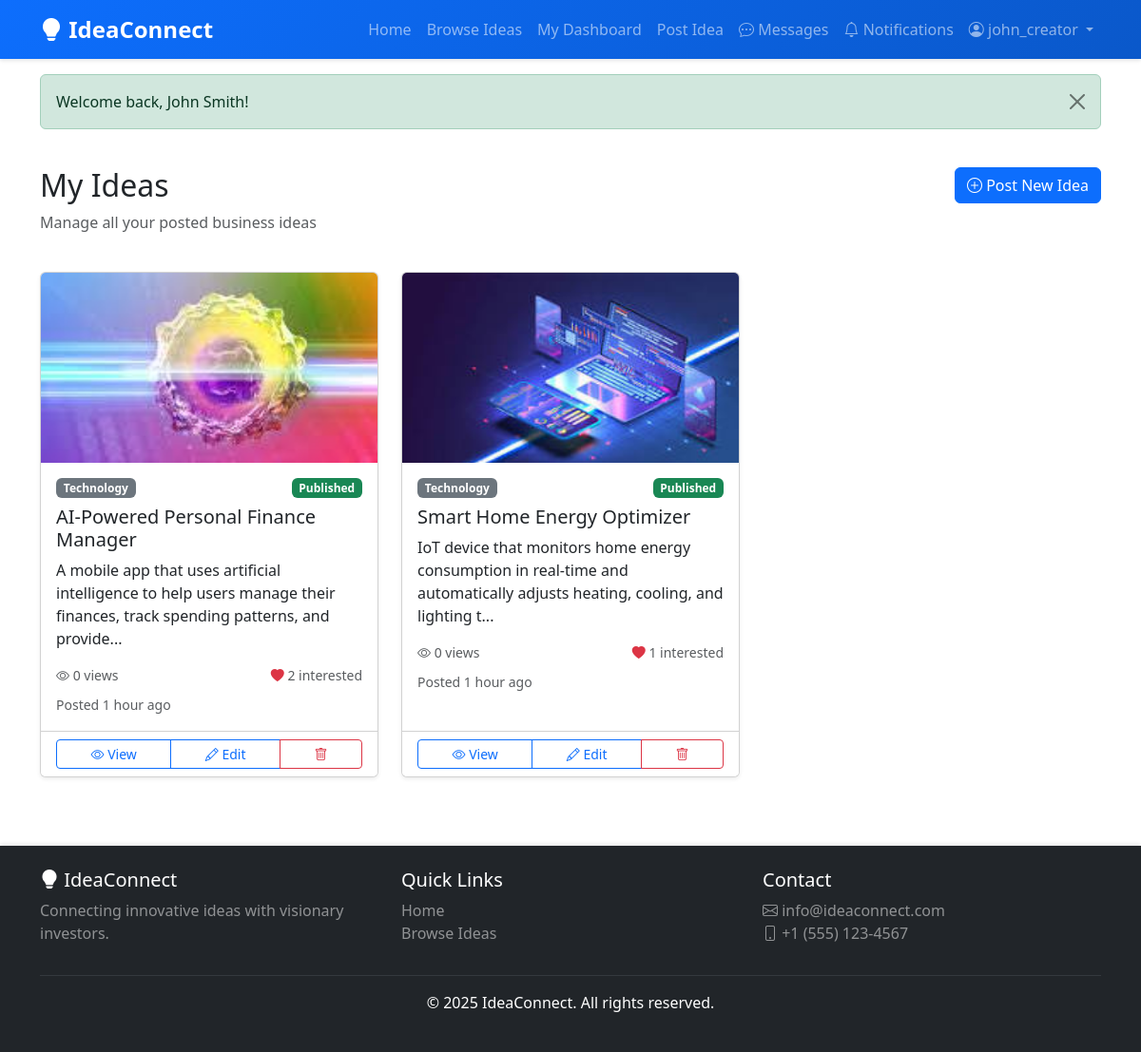
Screenshot of /pages/creator/my-ideas.php (signed in) with the database file from the repository.
### tables this page shows
CREATE TABLE ideas (
    id INT PRIMARY KEY AUTO_INCREMENT,
    user_id INT NOT NULL,
    title VARCHAR(200) NOT NULL,
    description TEXT NOT NULL,
    category VARCHAR(50) NOT NULL,
    status ENUM('draft', 'published', 'archived') DEFAULT 'published',
    views INT DEFAULT 0,
    created_at TIMESTAMP DEFAULT CURRENT_TIMESTAMP,
    updated_at TIMESTAMP DEFAULT CURRENT_TIMESTAMP ON UPDATE CURRENT_TIMESTAMP,
    FOREIGN KEY (user_id) REFERENCES users(id) ON DELETE CASCADE,
    INDEX idx_user_id (user_id),
    INDEX idx_category (category),
    INDEX idx_status (status),
    INDEX idx_created_at (created_at)
);

### config/config.php (called while the page is built, shortened)
<?php
function getCurrentUserId() {
    return $_SESSION['user_id'] ?? null;
}
function timeAgo($datetime) {
    $timestamp = strtotime($datetime);
    $diff = time() - $timestamp;
    if ($diff < 60) {
        return 'Just now';
    } elseif ($diff < 3600) {
        $minutes = floor($diff / 60);
        return $minutes . ' minute' . ($minutes > 1 ? 's' : '') . ' ago';
    } elseif ($diff < 86400) {
        $hours = floor($diff / 3600);
        return $hours . ' hour' . ($hours > 1 ? 's' : '') . ' ago';
    } elseif ($diff < 604800) {
        $days = floor($diff / 86400);
        return $days . ' day' . ($days > 1 ? 's' : '') . ' ago';
    } else {
        return date('M d, Y', $timestamp);
    }
}
function truncateText($text, $length = 100, $suffix = '...') {
    $text = html_entity_decode($text, ENT_QUOTES, 'UTF-8');
    $text = strip_tags($text);
    $text = preg_replace('/\s+/', ' ', trim($text));
    return htmlspecialchars(substr($text, 0, $length)) . $suffix;
}

### pages/creator/my-ideas.php (the view, shortened to what this page needs)
<?php
require_once __DIR__ . '/../../config/config.php';
require_once __DIR__ . '/../../includes/header.php';
$conn = getDBConnection();
$user_id = getCurrentUserId();
$stmt = $conn->prepare("
    SELECT i.*,
           (SELECT COUNT(*) FROM investors_interested WHERE idea_id = i.id) as interested_count,
           (SELECT file_path FROM idea_media WHERE idea_id = i.id AND is_primary = 1 LIMIT 1) as primary_image
    FROM ideas i
    WHERE i.user_id = ?
    ORDER BY i.created_at DESC
");
$stmt->bind_param("i", $user_id);
$stmt->execute();
$ideas = $stmt->get_result();
?>
<div class="container mt-4 mb-5">
    <div class="row mb-4">
        <div class="col">
            <h2>My Ideas</h2>
            <p class="text-muted">Manage all your posted business ideas</p>
        </div>
        <div class="col-auto">
            <a href="<?php echo APP_URL; ?>/pages/creator/create-idea.php" class="btn btn-primary">
                <i class="bi bi-plus-circle"></i> Post New Idea
            </a>
        </div>
    </div>
    <?php if ($ideas->num_rows > 0): ?>
        <div class="row">
            <?php while ($idea = $ideas->fetch_assoc()): ?>
                <div class="col-md-6 col-lg-4 mb-4">
                    <div class="card h-100 shadow-sm">
                        <?php if ($idea['primary_image']): ?>
                            <img src="<?php echo APP_URL . '/' . $idea['primary_image']; ?>"
                                 class="card-img-top" alt="<?php echo htmlspecialchars($idea['title']); ?>"
                                 style="height: 200px; object-fit: cover;">
                        <?php else: ?>
                            <div class="bg-secondary text-white d-flex align-items-center justify-content-center" style="height: 200px;">
                                <i class="bi bi-image" style="font-size: 3rem;"></i>
                            </div>
                        <?php endif; ?>
                        <div class="card-body">
                            <div class="d-flex justify-content-between mb-2">
                                <span class="badge bg-secondary"><?php echo htmlspecialchars($idea['category']); ?></span>
                                <?php
                                $statusColors = [
                                    'published' => 'success',
                                    'draft' => 'warning',
                                    'archived' => 'secondary'
                                ];
                                $statusColor = $statusColors[$idea['status']] ?? 'secondary';
                                ?>
                                <span class="badge bg-<?php echo $statusColor; ?>">
                                    <?php echo ucfirst($idea['status']); ?>
                                </span>
                            </div>
                            <h5 class="card-title"><?php echo htmlspecialchars($idea['title']); ?></h5>
                            <p class="card-text"><?php echo truncateText($idea['description'], 120); ?></p>
                            <div class="d-flex justify-content-between text-muted small mb-2">
                                <span><i class="bi bi-eye"></i> <?php echo $idea['views']; ?> views</span>
                                <span><i class="bi bi-heart-fill text-danger"></i> <?php echo $idea['interested_count']; ?> interested</span>
                            </div>
                            <small class="text-muted">Posted <?php echo timeAgo($idea['created_at']); ?></small>
                        </div>
                        <div class="card-footer bg-white">
                            <div class="btn-group w-100" role="group">
                                <a href="<?php echo APP_URL; ?>/pages/idea-detail.php?id=<?php echo $idea['id']; ?>"
                                   class="btn btn-sm btn-outline-primary">
                                    <i class="bi bi-eye"></i> View
                                </a>
                                <a href="<?php echo APP_URL; ?>/pages/creator/edit-idea.php?id=<?php echo $idea['id']; ?>"
                                   class="btn btn-sm btn-outline-primary">
                                    <i class="bi bi-pencil"></i> Edit
                                </a>
                                <a href="<?php echo APP_URL; ?>/actions/delete-idea.php?id=<?php echo $idea['id']; ?>"
                                   class="btn btn-sm btn-outline-danger"
                                   onclick="return confirm('Are you sure you want to delete this idea?');">
                                    <i class="bi bi-trash"></i>
                                </a>
                            </div>
                        </div>
                    </div>
                </div>
            <?php endwhile; ?>
        </div>
    <?php endif; ?>
</div>
<?php require_once __DIR__ . '/../../includes/footer.php'; ?>

### assets/css/style.css (style rules this page uses)
:root { --primary-color: #0d6efd; --secondary-color: #6c757d; --success-color: #198754; --danger-color: #dc3545; --warning-color: #ffc107; --info-color: #0dcaf0; }
body { font-family: 'Segoe UI', Tahoma, Geneva, Verdana, sans-serif; min-height: 100vh; display: flex; flex-direction: column; }
.card { transition: all 0.3s ease; }
.card-img-top { transition: transform 0.3s ease; }
.btn { transition: all 0.3s ease; }
.badge { font-weight: 600; padding: 0.35em 0.65em; }
html { scroll-behavior: smooth; }

### rows the page displays
ideas: shows a picture, category "Technology", status "Published", title "AI-Powered Personal Finance Manager", description "A mobile app that uses artificial intelligence to help users manage their finances, track spending patterns, and provide...", views "0", interested_count "2", created_at "1 hour ago"
ideas: shows a picture, category "Technology", status "Published", title "Smart Home Energy Optimizer", description "IoT device that monitors home energy consumption in real-time and automatically adjusts heating, cooling, and lighting t...", views "0", interested_count "1", created_at "1 hour ago"

### other values shown
APP_NAME "IdeaConnect"
$_SESSION['username'] "john_creator"
$flashMessage['message'] "Welcome back, John Smith!"
